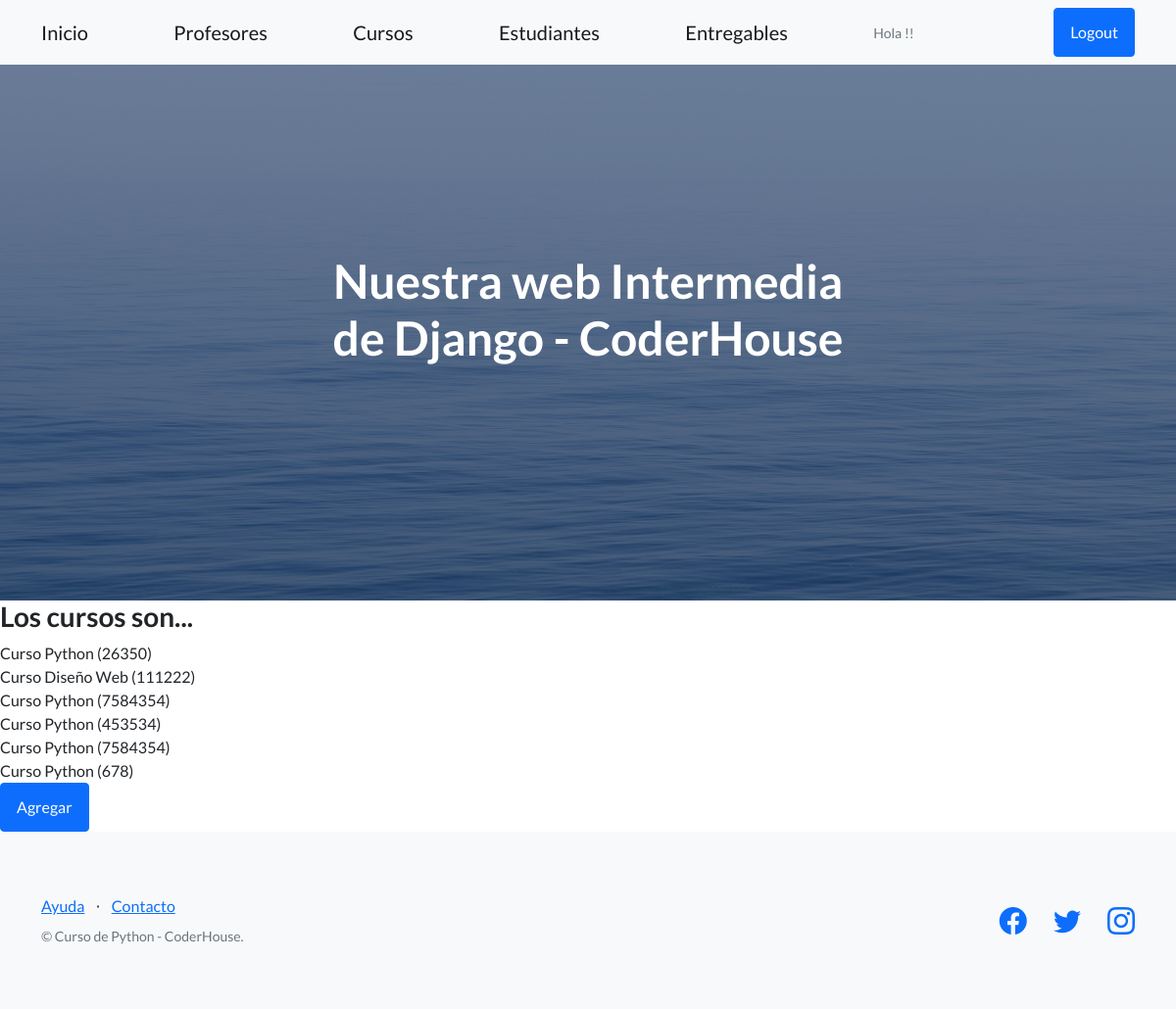
/coder/cursos (signed in), run on an earlier commit of the app's database.
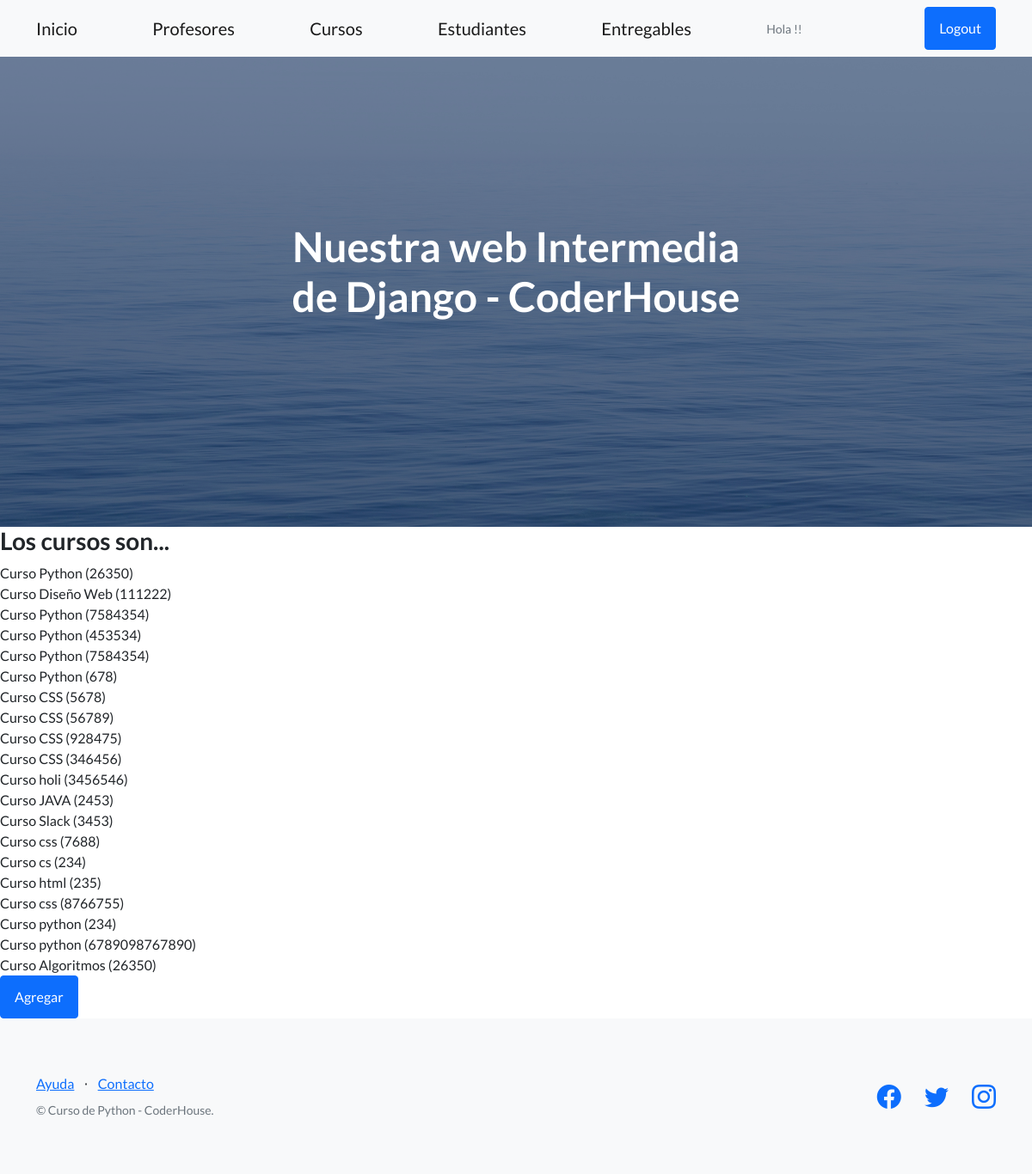
And on a later commit of the database.
### AppCoder/models.py (models this page shows)
class Curso(Model):
    nombre= CharField(max_length=40, verbose_name='Descripcion del curso')
    camada = IntegerField()
    def __str__(self):
        return f'Curso {self.nombre} ({self.camada})'

### AppCoder/views.py (the view)
# urls.py: path('cursos', login_required(views.cursos), name="cursos"),
def cursos(request):
    return render(request, 'AppCoder/cursos.html',
    {'cursos': Curso.objects.all})

### AppCoder/templates/AppCoder/cursos.html (shortened to what this page needs)
{% extends 'AppCoder/padre.html' %}
{% block contenidoQueCambia %}
    <h3>Los cursos son...</h3>
    {% for curso in cursos %}
        {{ curso }}
        <br>
    {% endfor %}
    <a class="btn btn-primary" href="{% url 'cursos_formulario' %}">Agregar</a>
{% endblock %}

### AppCoder/templates/AppCoder/padre.html (shortened to what this page needs)
<!DOCTYPE html>
<html lang="en">
    <head>
        {% load static %}
        <link href="https://cdn.jsdelivr.net/npm/bootstrap-icons@1.5.0/font/bootstrap-icons.css" rel="stylesheet" type="text/css" />
        <link href="{% static 'AppCoder/css/styles.css' %}" rel="stylesheet" />
    </head>
    <body>
        <nav class="navbar navbar-light bg-light static-top">
            <div class="container">
                <a class="navbar-brand" href="{% url 'inicio' %}">Inicio</a>
                <a class="navbar-brand" href="{% url 'profesores' %}">Profesores</a>
                <a class="navbar-brand" href="{% url 'cursos' %}">Cursos</a>
                <a class="navbar-brand" href="">Estudiantes</a>
                <a class="navbar-brand" href="{% url 'entregables' %}">Entregables</a>
                {% if not request.user.is_authenticated %}
                    <a class="btn btn-primary" href="#NADAAUN">INICIAR</a>
                {% else %}
                    <p class="text-muted small mb-4 mb-lg-0">Hola {{user.fist_name}}!! </p>
                    <a class="btn btn-primary" href="{% url 'logout' %}">Logout</a>
                {% endif %}
            </div>
        </nav>
        <header class="masthead">
            <div class="container position-relative">
                <div class="row justify-content-center">
                    <div class="col-xl-6">
                        <div class="text-center text-white">
                            <h1 class="mb-5">Nuestra web Intermedia de Django - CoderHouse</h1>
                        </div>
                    </div>
                </div>
            </div>
        </header>
        {% block contenidoQueCambia %}
        {% endblock %}
        <footer class="footer bg-light">
            <div class="container">
                <div class="row">
                    <div class="col-lg-6 h-100 text-center text-lg-start my-auto">
                        <ul class="list-inline mb-2">
                            <li class="list-inline-item"><a href="#!">Ayuda</a></li>
                            <li class="list-inline-item">⋅</li>
                            <li class="list-inline-item"><a href="#!">Contacto</a></li>
                        </ul>
                        <p class="text-muted small mb-4 mb-lg-0">&copy; Curso de Python - CoderHouse.</p>
                    </div>
                    <div class="col-lg-6 h-100 text-center text-lg-end my-auto">
                        <ul class="list-inline mb-0">
                            <li class="list-inline-item me-4">
                                <a href="#!"><i class="bi-facebook fs-3"></i></a>
                            </li>
                            <li class="list-inline-item me-4">
                                <a href="#!"><i class="bi-twitter fs-3"></i></a>
                            </li>
                            <li class="list-inline-item">
                                <a href="#!"><i class="bi-instagram fs-3"></i></a>
                            </li>
                        </ul>
                    </div>
                </div>
            </div>
        </footer>
    </body>
</html>

What changed in the data, as far as the page shows it:
added Curso: nombre+camada "Curso CSS (5678)"
added Curso: nombre+camada "Curso CSS (56789)"
added Curso: nombre+camada "Curso CSS (928475)"
added Curso: nombre+camada "Curso CSS (346456)"
added Curso: nombre+camada "Curso holi (3456546)"
added Curso: nombre+camada "Curso JAVA (2453)"
added Curso: nombre+camada "Curso Slack (3453)"
added Curso: nombre+camada "Curso css (7688)"
added Curso: nombre+camada "Curso cs (234)"
added Curso: nombre+camada "Curso html (235)"
added Curso: nombre+camada "Curso css (8766755)"
added Curso: nombre+camada "Curso python (234)"
added Curso: nombre+camada "Curso python (6789098767890)"
added Curso: nombre+camada "Curso Algoritmos (26350)"
